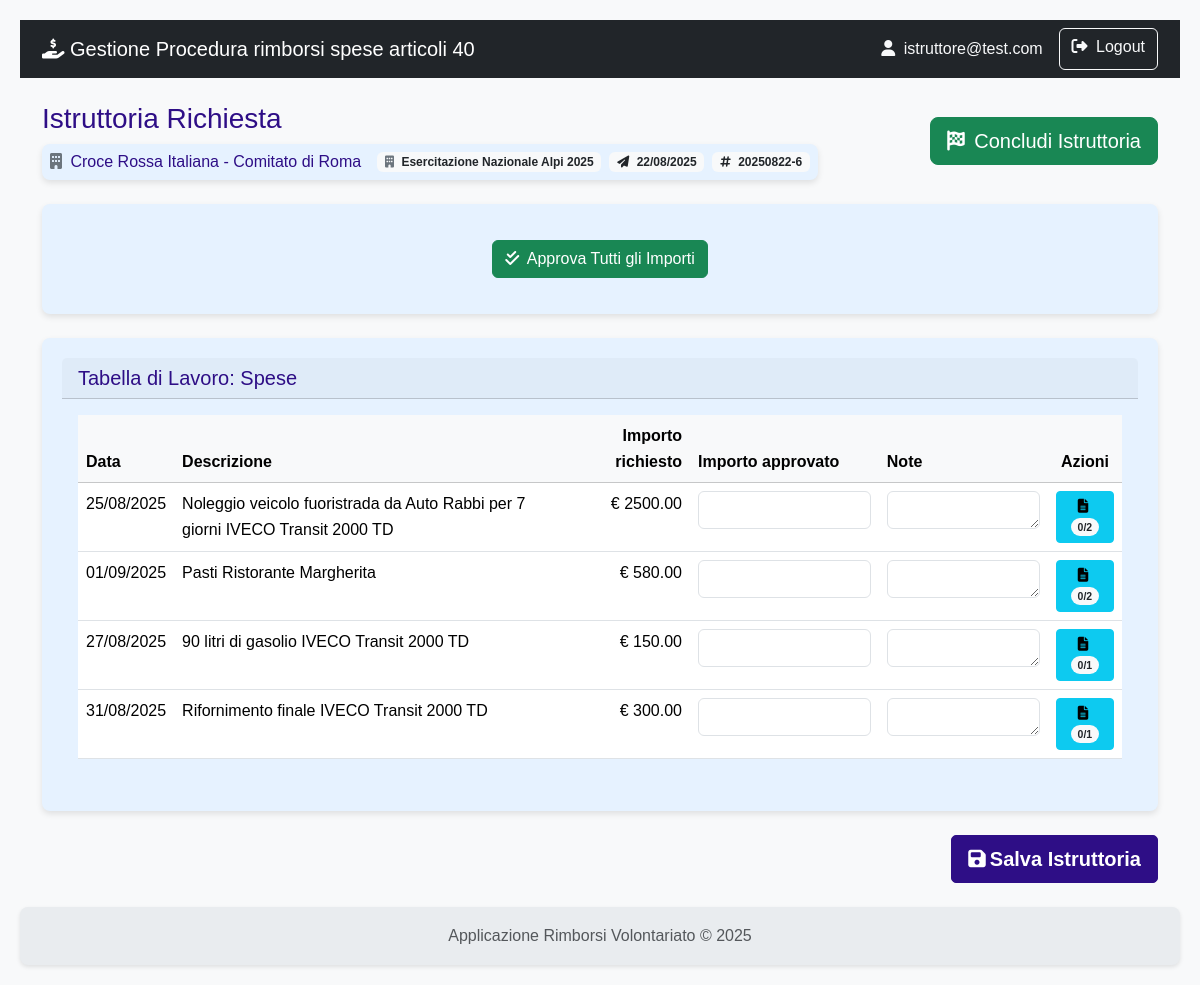
/istruttoria/dettaglio/6 (signed in), run on the app's committed database.
### rimborsi/models.py (models this page shows)
class User(db.Model, UserMixin):
    id = db.Column(db.Integer, primary_key=True)
    username = db.Column(db.String(80), nullable=False)
    email = db.Column(db.String(120), nullable=False)
    password_hash = db.Column(db.String(120), nullable=False)
    role = db.Column(db.String(20), nullable=False)
    organizzazioni = db.relationship('Organizzazione', secondary=associazione_utente_organizzazione, back_populates='utenti_compilatori')
    __table_args__ = (
        db.UniqueConstraint('username', name='uq_user_username'),
        db.UniqueConstraint('email', name='uq_user_email'),
    )

class Organizzazione(db.Model):
    id = db.Column(db.Integer, primary_key=True)
    nome = db.Column(db.String(150), nullable=False)
    acronimo = db.Column(db.String(20))
    codice_interno = db.Column(db.String(20)) # Rimosso unique=True
    indirizzo = db.Column(db.String(200))
    mezzi = db.relationship('MezzoAttrezzatura', backref='organizzazione', lazy=True)
    richieste = db.relationship('Richiesta', backref='organizzazione', lazy=True)
    utenti_compilatori = db.relationship('User', secondary=associazione_utente_organizzazione, back_populates='organizzazioni')
    __table_args__ = (db.UniqueConstraint('codice_interno', name='uq_organizzazione_codice_interno'),)

class Evento(db.Model):
    id = db.Column(db.Integer, primary_key=True)
    protocollo_attivazione = db.Column(db.String(50), unique=True)
    nome = db.Column(db.String(100), nullable=False)
    descrizione = db.Column(db.Text)
    tipologia = db.Column(db.String(1), nullable=False)
    data_inizio = db.Column(db.Date)
    data_fine = db.Column(db.Date)
    richieste = db.relationship('Richiesta', backref='evento', lazy=True)
    __table_args__ = (db.UniqueConstraint('protocollo_attivazione', name='uq_evento_protocollo_attivazione'),)

class Richiesta(db.Model):
    id = db.Column(db.Integer, primary_key=True)
    codice_uni = db.Column(db.String(25),  nullable=False)
    stato = db.Column(db.String(1), default='A', nullable=False)
    esito = db.Column(db.String(1))
    attivita_svolta = db.Column(db.Text)
    data_inizio_attivita = db.Column(db.Date)
    data_fine_attivita = db.Column(db.Date)
    numero_volontari_coinvolti = db.Column(db.Integer)
    data_creazione = db.Column(db.DateTime, default=datetime.utcnow)
    data_invio = db.Column(db.DateTime)
    protocollo_invio = db.Column(db.String(50), nullable=True)
    note_istruttoria = db.Column(db.Text, nullable=True)
    data_fine_istruttoria = db.Column(db.DateTime)
    protocollo_istruttoria = db.Column(db.String(50), nullable=True)
    evento_id = db.Column(db.Integer, db.ForeignKey('evento.id'), nullable=False)
    organizzazione_id = db.Column(db.Integer, db.ForeignKey('organizzazione.id'), nullable=False)
    impieghi = db.relationship('ImpiegoMezzoAttrezzatura', backref='richiesta', lazy=True, cascade="all, delete-orphan")
    spese = db.relationship('Spesa', backref='richiesta', lazy=True, cascade="all, delete-orphan")
    __table_args__ = (
        db.UniqueConstraint('protocollo_invio', name='uq_richiesta_protocollo_invio'),
        db.UniqueConstraint('protocollo_istruttoria', name='uq_richiesta_protocollo_istruttoria'),
        db.UniqueConstraint('codice_uni', name='uq_richiesta_codice_uni')
    )

class Spesa(db.Model):
    id = db.Column(db.Integer, primary_key=True)
    data_spesa = db.Column(db.Date, nullable=False)
    categoria = db.Column(db.String(1), nullable=False)
    descrizione_spesa = db.Column(db.String(250))
    importo_richiesto = db.Column(db.Float, nullable=False)
    importo_approvato = db.Column(db.Float)
    note_istruttoria = db.Column(db.Text)
    richiesta_id = db.Column(db.Integer, db.ForeignKey('richiesta.id'), nullable=False)
    documenti = db.relationship('DocumentoSpesa', backref='spesa', lazy=True, cascade="all, delete-orphan")
    impiego_id = db.Column(db.Integer, db.ForeignKey('impiego_mezzo_attrezzatura.id'), nullable=True)

### rimborsi/istruttoria/routes.py (the view)
@istruttoria_bp.route('/dettaglio/<int:richiesta_id>')
@login_required
def dettaglio_istruttoria(richiesta_id):
    if current_user.role != 'istruttore':
        flash("Accesso non autorizzato.", "danger")
        return redirect(url_for('main.dashboard'))
    richiesta = Richiesta.query.get_or_404(richiesta_id)
    return render_template('istruttoria/dettaglio_istruttoria.html', richiesta=richiesta)

### rimborsi/models.py (called while the page is built)
    def get_tipo_documento_display(self):
        tipo = {
            'A': 'Scontrino',
            'B': 'Fattura',
            'C': 'Autorizzazione',
            'D': 'Attestazione Danno'
        }
        return tipo.get(self.tipo_documento, self.tipo_documento)

### rimborsi/templates/istruttoria/dettaglio_istruttoria.html (shortened to what this page needs)
{% extends 'base.html' %}
{% block content %}
    <div class="d-flex justify-content-between align-items-center mb-4">
        <div>
            <h3 class="mb-0">Istruttoria Richiesta</h3>
           <div class="card shadow-sm mt-2 p-2">
        <div class="d-flex align-items-center">
            <h6 class="mb-0 me-3"><i class="fas fa-building me-1 text-secondary"></i> {{ richiesta.organizzazione.nome }}</h6>
            <span class="badge bg-light text-dark me-2" title="Evento"><i class="fas fa-building me-1 text-secondary"></i> {{ richiesta.evento.nome }}</span>
            <span class="badge bg-light text-dark me-2" title="Data invio"><i class="fas fa-paper-plane me-1"></i> {{ richiesta.data_invio.strftime('%d/%m/%Y') }}</span>
            <span class="badge bg-light text-dark" title="Protocollo"><i class="fas fa-hashtag me-1"></i> {{ richiesta.protocollo_invio }}</span>
        </div>
    </div>
        </div>
        <div>
            <a href="{{ url_for('istruttoria.controlla_istruttoria', richiesta_id=richiesta.id) }}" class="btn btn-success btn-lg">
                <i class="fas fa-flag-checkered me-1"></i> Concludi Istruttoria
            </a>
        </div>
    </div>
    <div class="card shadow-sm mb-4">
        <div class="card-body text-center">
        {% set tutti_importi_approvati = richiesta.spese and (richiesta.spese|selectattr('importo_approvato')|list|length == richiesta.spese|length) and (richiesta.spese|sum(attribute='importo_richiesto') == richiesta.spese|sum(attribute='importo_approvato')) %}
            <form action="{{ url_for('istruttoria.approva_tutti_importi', richiesta_id=richiesta.id) }}" method="POST" class="d-inline {{ 'd-none' if tutti_importi_approvati else '' }}">
            <button type="submit" class="btn btn-success">
                <i class="fas fa-check-double me-1"></i> Approva Tutti gli Importi
            </button>
        </form>
        </div>
    </div>
    <form action="{{ url_for('istruttoria.salva_istruttoria', richiesta_id=richiesta.id) }}" method="POST">
        <div class="card shadow-sm">
            <div class="card-header"><h5 class="mb-0">Tabella di Lavoro: Spese</h5></div>
            <div class="card-body">
                <table class="table table-hover">
                    <thead class="table-light">
                        <tr>
                            <th>Data</th>
                            <th>Descrizione</th>
                            <th class="text-end">Importo richiesto</th>
                            <th>Importo approvato</th>
                            <th>Note</th>
                            <th class="text-center">Azioni</th>
                        </tr>
                    </thead>
                    <tbody>
                        {% for spesa in richiesta.spese %}
                        <tr>
                            <td>{{ spesa.data_spesa.strftime('%d/%m/%Y') }}</td>
                            <td>{{ spesa.descrizione_spesa }}</td>
                            <td class="text-end">&euro; {{ "%.2f"|format(spesa.importo_richiesto) }}</td>
                            <td>
                                <input type="number" step="0.01" name="importo_approvato_{{ spesa.id }}" class="form-control"
                                       value="{{ spesa.importo_approvato if spesa.importo_approvato is not none else '' }}">
                            </td>
                            <td>
                                <textarea name="note_spesa_{{ spesa.id }}" class="form-control" rows="1">{{ spesa.note_istruttoria or '' }}</textarea>
                            </td>
                            <td class="text-center">
                                {% set verificati = spesa.documenti|selectattr('verificato')|list|length %}
                                <button type="button" class="btn btn-info btn-sm" data-bs-toggle="modal" data-bs-target="#documentiModal_{{ spesa.id }}">
                                    <i class="fas fa-file-alt me-1"></i>
                                    {% if verificati == spesa.documenti|length and spesa.documenti|length > 0 %}
                                        <span class="badge bg-success rounded-pill">{{ verificati }}/{{ spesa.documenti|length }}</span>
                                    {% elif verificati > 0 %}
                                        <span class="badge bg-warning rounded-pill">{{ verificati }}/{{ spesa.documenti|length }}</span>
                                    {% else %}
                                        <span class="badge bg-light text-dark rounded-pill">0/{{ spesa.documenti|length }}</span>
                                    {% endif %}
                                </button>
                            </td>
                        </tr>
                        {% endfor %}
                    </tbody>
                </table>
            </div>
        </div>
        <div class="text-end mt-4">
            <button type="submit" class="btn btn-primary btn-lg">
                <i class="fas fa-save me-1"></i> Salva Istruttoria
            </button>
        </div>
    </form>
{% endblock %}

### rimborsi/templates/base.html (shortened to what this page needs)
<!doctype html>
<html lang="it" class="h-100">
<head>
    <link href="https://cdn.jsdelivr.net/npm/bootstrap@5.3.3/dist/css/bootstrap.min.css" rel="stylesheet" xintegrity="sha384-QWTKZyjpPEjISv5WaRU9OFeRpok6YctnYmDr5pNlyT2bRjXh0JMhjY6hW+ALEwIH">
    <link rel="stylesheet" href="https://cdnjs.cloudflare.com/ajax/libs/font-awesome/6.5.2/css/all.min.css" xintegrity="sha512-SnH5WK+bZxgPHs44uWIX+LLJAJ9/2PkPKZ5QiAj6Ta86w+fsb2TkcmfRyVX3pBnMFcV7oQPJkl9QevSCWr3W6A==" />
    <link rel="stylesheet" href="{{ url_for('static', filename='css/styles.css') }}">
</head>
<body>
    <nav class="navbar navbar-expand-lg navbar-dark bg-dark">
        <div class="container">
            <a class="navbar-brand" href="{{ url_for('auth.index') }}">
                <i class="fas fa-hand-holding-dollar"></i>
                Gestione Procedura rimborsi spese articoli 40
            </a>
            <div class="collapse navbar-collapse" id="navbarNav">
                <div class="d-flex ms-auto">
                    {% if current_user.is_authenticated %}
                        <span class="navbar-text me-3 text-light">
                            <i class="fas fa-user me-1"></i> {{ current_user.email }}
                        </span>
                        <a href="{{ url_for('auth.logout') }}" class="btn btn-outline-light">
                            <i class="fas fa-sign-out-alt me-1"></i> Logout
                        </a>
                    {% else %}
                        <a href="{{ url_for('auth.registrati') }}" class="btn btn-outline-light me-2">Registrati</a>
                        <a href="{{ url_for('auth.login') }}" class="btn btn-outline-light">Login</a>
                    {% endif %}
                </div>
            </div>
        </div>
    </nav>
    <main class="container my-4">
        {% block content %}{% endblock %}
    </main>
    <footer class="footer mt-auto py-3">
        <div class="container text-center">
            <span class="text-muted">Applicazione Rimborsi Volontariato &copy; 2025</span>
        </div>
    </footer>
</body>
</html>

### rimborsi/static/css/styles.css (style rules this page uses)
:root { --color-primary: #2e0e86; --color-primary-hover: #142fca; --color-text-light: #ffffff; --color-card-bg: #e6f2ff; --color-card-text: #00366d; --color-bg: #f4f4f4; --color-text-dark: #333; --color-link: #0055a4; --border-radius: 8px; --box-shadow: 0 2px 4px rgba(0, 0, 0, 0.1); --box-shadow-card: 0 3px 6px rgba(0, 0, 0, 0.1); --transition-standard: all 0.3s ease; }
body { font-family: Arial, sans-serif; background-color: var(--color-bg); color: var(--color-text-dark); margin: 0; padding: 20px; line-height: 1.6; }
h1, h2, h3, h4, h5, h6 { color: var(--color-primary); margin-top: 0; }
a { color: var(--color-link); text-decoration: none; }
.btn-primary { background-color: var(--color-primary) !important; border-color: var(--color-primary) !important; color: var(--color-text-light) !important; font-weight: bold !important; text-decoration: none !important; display: inline-flex !important; align-items: center !important; justify-content: center !important; padding: 0.5rem 1rem !important; border-radius: 5px !important; transition: var(--transition-standard) !important; cursor: pointer; }
.btn-primary i { margin-right: 0.25rem !important; }
.card { flex: 1; background-color: var(--color-card-bg); color: var(--color-card-text); border-radius: var(--border-radius); padding: 20px; box-shadow: var(--box-shadow-card); transition: transform 0.2s ease-in-out; border: none; }
.card-body i { transition: var(--transition-standard); }
.shadow-sm { box-shadow: var(--box-shadow-card) !important; }
.text-center { text-align: center; }
.footer { display: flex; justify-content: left; gap: 20px; background-color: var(--color-primary); padding: 15px 20px; border-radius: var(--border-radius); margin-top: 20px; box-shadow: var(--box-shadow); }

### rimborsi/templates/base.html (style rules this page uses)
body { display: flex; flex-direction: column; min-height: 100vh; background-color: #f8f9fa; }
main { flex: 1; }
.footer { background-color: #e9ecef; }

### data on the page
User: email "istruttore@test.com"
Organizzazione: organizzazione.nome "Croce Rossa Italiana - Comitato di Roma"
Evento: evento.nome "Esercitazione Nazionale Alpi 2025"
Richiesta: data_invio "22/08/2025", protocollo_invio "20250822-6"
Spesa: data_spesa "25/08/2025", descrizione_spesa "Noleggio veicolo fuoristrada da Auto Rabbi per 7 giorni IVECO Transit 2000 TD", importo_richiesto "2500.00", documenti|length "2"
Spesa: data_spesa "01/09/2025", descrizione_spesa "Pasti Ristorante Margherita", importo_richiesto "580.00", documenti|length "2"
Spesa: data_spesa "27/08/2025", descrizione_spesa "90 litri di gasolio IVECO Transit 2000 TD", importo_richiesto "150.00", documenti|length "1"
Spesa: data_spesa "31/08/2025", descrizione_spesa "Rifornimento finale IVECO Transit 2000 TD", importo_richiesto "300.00", documenti|length "1"
